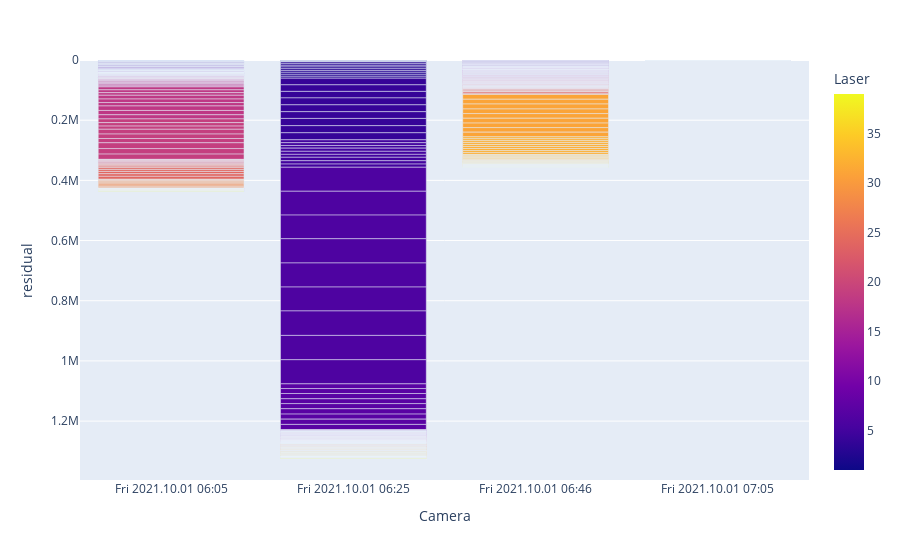

The notebook cell saved with this chart:
### Code cell
# get residuals on beamCaptures

data_points = []
for camera_capture in calibrate_node['Content']['cameraCaptures']['captures']:
	for laser_capture in camera_capture['laserCaptures']['captures']:
		if laser_capture['Selected']:
			beam_capture_index = 0
			for beam_capture in laser_capture['beamCaptures']['captures']:
				if beam_capture['Selected']:
					data_point = {}
					data_point['Camera'] = "{0} {1}".format(camera_capture['date'], camera_capture['time'])
					data_point['Laser'] = laser_capture['laserAddress']
					data_point['projectionPoint_x'] = beam_capture['projectionPoint'][0]
					data_point['projectionPoint_y'] = beam_capture['projectionPoint'][1]
					data_point['residual'] = beam_capture['residual']
					data_point['beam_capture_index'] = beam_capture_index
					data_points.append(data_point)
					beam_capture_index += 1


fig = px.bar(data_points
	, x='Camera'
	, color='Laser'
	, y='residual'
	, hover_name='Laser'
	, hover_data=['beam_capture_index', 'projectionPoint_x', 'projectionPoint_y']
	, barmode="group")
fig.update_yaxes(autorange="reversed")
fig.show()

### Figure 1 — Plotly figure (JSON) as saved in the notebook; plotly's stock layout.template omitted (floating-point values rounded to 4 significant figures; data arrays with more than 128 entries replaced by an {"elided": "..."} marker saying what was removed)
{"data": [{"alignmentgroup": "True", "customdata": {"elided": "911x3 float values"}, "hovertemplate": "<b>%{hovertext}</b><br><br>Camera=%{x}<br>residual=%{y}<br>beam_capture_index=%{customdata[0]}<br>projectionPoint_x=%{customdata[1]}<br>projectionPoint_y=%{customdata[2]}<br>Laser=%{marker.color}<extra></extra>", "hovertext": {"elided": "911 int values"}, "legendgroup": "", "marker": {"color": {"elided": "911 int values"}, "coloraxis": "coloraxis", "pattern": {"shape": ""}}, "name": "", "offsetgroup": "", "orientation": "v", "showlegend": false, "textposition": "auto", "type": "bar", "x": {"elided": "911 str values"}, "xaxis": "x", "y": {"elided": "911 float values"}, "yaxis": "y"}], "layout": {"barmode": "group", "coloraxis": {"colorbar": {"title": {"text": "Laser"}}, "colorscale": [[0, "#0d0887"], [0.1111, "#46039f"], [0.2222, "#7201a8"], [0.3333, "#9c179e"], [0.4444, "#bd3786"], [0.5556, "#d8576b"], [0.6667, "#ed7953"], [0.7778, "#fb9f3a"], [0.8889, "#fdca26"], [1, "#f0f921"]]}, "legend": {"tracegroupgap": 0}, "margin": {"t": 60}, "xaxis": {"anchor": "y", "domain": [0, 1], "title": {"text": "Camera"}}, "yaxis": {"anchor": "x", "autorange": "reversed", "domain": [0, 1], "title": {"text": "residual"}}}}
